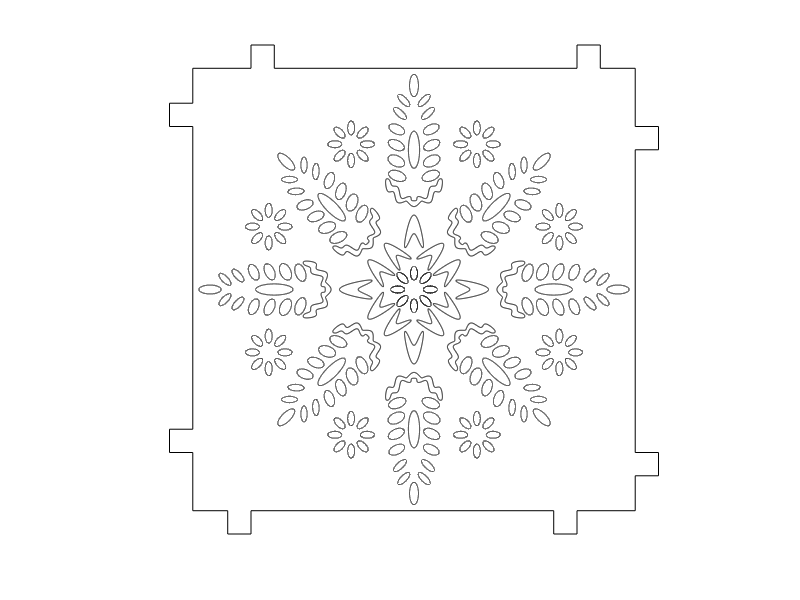

MATLAB code to generate this figure:
function My_Logo_File()
    WIP = false; % if true, shows image in background.  If not, saves as eps
    close all;
    hold on;

    % if (WIP)
    %     grid on;
    %     im  = imread( 'thing.jpg' );
    %     imagesc( im );
    % end

    axis equal;

    border(500, 25); % quarter-inch divots, meaning this is for 5 inch cubes (technically 5 1/4" cuz board thickness)
    % border_outline(500);

    centerCirc()

    for angle = 0 : 90 : 359
        rotMat = [ cosd( angle ),  -sind( angle ),  0  ; ...
                    sind( angle ),  cosd( angle ),  0  ;];

        leaf(rotMat, 0)
        circ(rotMat)
        arrow(rotMat)
    end

    for angle = 45 : 90 : 359
        rotMat = [ cosd( angle ),  -sind( angle ),  0  ; ...
                    sind( angle ),  cosd( angle ),  0  ;];

        leaf(rotMat, -25);
        arrowPair(rotMat);
    end

    if (~WIP)
        grid off;
        axis off;
        % exportgraphics(gcf,'out.pdf','ContentType','vector')
        exportgraphics(gcf,'bottomtop.pdf','ContentType','vector')
    else
        % ax = gca;
        % ax.XLim = [210 290];
        % ax.YLim = [125 160];
    
        % ginput()
    end
end

function border(dimensions, divots)
    strokeWidth = 0.5;
    half = divots / 2;
    coords = [
        half half;
        half (divots*3);
        -half (divots*3);
        -half (divots*4);
        half (divots*4);
        half dimensions-(divots*3);
        -half dimensions-(divots*3);
        -half dimensions-(divots*2);
        half dimensions-(divots*2);
        half dimensions-half;
    ];
    xs = coords(:,1);
    ys = coords(:,2);

    plot(xs, ys, 'k-', 'lineWidth', strokeWidth);
    xs = -1*xs + dimensions;
    ys = -1*ys + dimensions;
    plot(xs, ys, 'k-', 'lineWidth', strokeWidth);
    xs = ys;
    ys = coords(:,1);
    plot(xs, ys, 'k-', 'lineWidth', strokeWidth);
    ys = -1*coords(:,1) + dimensions;
    xs = -1*xs +dimensions;
    plot(xs, ys, 'k-', 'lineWidth', strokeWidth);
end

function border_outline(dimensions)
    strokeWidth = 0.5;
    coords = [
        0 0;
        0 dimensions;
    ];
    xs = coords(:,1);
    ys = coords(:,2);

    plot(xs, ys, 'r-', 'lineWidth', strokeWidth);
    xs = -1*xs + dimensions;
    plot(xs, ys, 'r-', 'lineWidth', strokeWidth);
    xs = ys;
    ys = coords(:,1);
    plot(xs, ys, 'r-', 'lineWidth', strokeWidth);
    ys = -1*coords(:,1) + dimensions;
    plot(xs, ys, 'r-', 'lineWidth', strokeWidth);
end

function stem(rotmat, y_displacement)
    strokeWidth = 0.5;
    coords = [  
        250  153.7217
        247.1946  152.9977
        246.4706  149.7398
        241.9457  149.9208
        235.9729  150.2828
        232.8959  139.6041
        226.9231  137.7941
        224.2081  132.5452
        220.9502  130.0113
        219.5023  134.5362
        222.2172  143.9480
        228.1900  144.5000
        231.4480  154.6267
        238.5068  155.1697
        241.5837  154
        243.9367  156
        250  160
        ];
    % plot(coords(:,1), coords(:,2), 'bo'); % debugger for points
    coords(:,2) = coords(:,2) +1;
    flippedx = flip(((250 - coords(:,1)) + 250));
    flippedx(1,:) = [];
    flippedy = flip(coords(:,2));
    flippedy(1,:) = [];
    x = [coords(:,1); flippedx];
    y = [coords(:,2); flippedy];
    x = transpose(x);
    y = transpose(y) - y_displacement;
    sp1 = csape(1:numel(x), [x; y], 'periodic');
    yy1 = fnval(sp1, linspace(1, numel(x), 1000));
    yy1 = ((transpose(yy1) - 250) * rotmat) + 250;
    x = yy1(:,1);
    y = yy1(:,2);
    plot(x, y, 'k-', 'lineWidth', strokeWidth);
end

function arrow(rotmat)
    strokeWidth = 0.5;
    scale = 2;
    x = [-3 0 3 5 0 -5 -3];
    y = [0 5 0 0 15 0 0];
    sp1 = csape(1:numel(x), [x; y], 'periodic');
    yy1 = fnval(sp1, linspace(1, numel(x), 1000));

    x = yy1(1,:) * scale;
    y = yy1(2,:) * scale + 50;
    coords = transpose([x;y]) * rotmat;
    x = coords(:,1) + 250;
    y = coords(:,2) + 250;
    plot(x, y, 'k-', 'lineWidth', strokeWidth);
end

function arrowPair(rotmat)
    strokeWidth = 0.5;
    scale = 1.8;
    x = [-3 0 3 5 0 -5 -3];
    y = [0 5 0 0 15 0 0];
    sp1 = csape(1:numel(x), [x; y], 'periodic');
    yy1 = fnval(sp1, linspace(1, numel(x), 1000));

    x = yy1(1,:) * scale;
    y = yy1(2,:) * scale + 30;
    x1 = x - 12.5;
    x2 = x + 12.5;
    coords1 = transpose([x1;y]) * rotmat;
    coords2 = transpose([x2;y]) * rotmat;
    x1 = coords1(:,1) + 250;
    y1 = coords1(:,2) + 250;
    x2 = coords2(:,1) + 250;
    y2 = coords2(:,2) + 250;
    plot(x1, y1, 'k-', 'lineWidth', strokeWidth);
    plot(x2, y2, 'k-', 'lineWidth', strokeWidth);
end

function circ(rotMatrix)
    strokeWidth = 0.5;
    for side = [1 -1]
        for angle = 0 : 45 : 359
            rotMat = [ cosd( angle ),  -sind( angle ); ...
                        sind( angle ),  cosd( angle );];
            coords = plot_ellipse(7.5, 1, .5, 90);
            xs = coords(1,:);
            ys = coords(2,:) + 17.5;
            coords = transpose([xs;ys]);
            coords = coords * rotMat;
            coords = transpose(coords);
            xs = coords(1,:) + (67.5 * side);
            ys = coords(2,:) + 406 - 250;
            coords = transpose([xs;ys]);
            coords = coords * rotMatrix;
            xs = coords(:,1) + 250;
            ys = coords(:,2) + 250;
            plot(xs, ys, 'k-', 'lineWidth', strokeWidth);
        end
    end
end

function centerCirc()
    strokeWidth = 0.5;
    for side = [1 -1]
        for angle = 0 : 45 : 359
            rotMat = [ cosd( angle ),  -sind( angle ); ...
                        sind( angle ),  cosd( angle );];
            coords = plot_ellipse(7.5, 1, .5, 90);
            xs = coords(1,:);
            ys = coords(2,:) + 17.5;
            coords = transpose([xs;ys]);
            coords = coords * rotMat;
            coords = transpose(coords);
            xs = coords(1,:) + 250;
            ys = coords(2,:) + 250;
            plot(xs, ys, 'k-', 'lineWidth', strokeWidth);
        end
    end
end

function leaf(rotmatrix, y_displacement)
    stem(rotmatrix, y_displacement);
    strokeWidth = 0.5;
    % Stem
    % coords = plot_quadratic()
    % for 

    % Big Center Leaf
    coords = plot_ellipse(20, 1, .3, 90);
    xs = coords(1,:);
    ys = coords(2,:) + 400 + y_displacement - 250;
    coords = transpose([xs;ys]);
    coords = (coords * rotmatrix);
    xs = coords(:,1) + 250;
    ys = coords(:,2) + 250;
    plot(xs, ys, 'k-', 'lineWidth', strokeWidth);
    % fill(xs, ys, [1 1 1]); 

    % Leaf End
    coords = plot_ellipse(12, 1, .4, 90);
    xs = coords(1,:);
    ys = coords(2,:) + 469 + y_displacement - 250;
    coords = transpose([xs;ys]);
    coords = (coords * rotmatrix);
    xs = coords(:,1) + 250;
    ys = coords(:,2) + 250;
    plot(xs, ys, 'k-', 'lineWidth', strokeWidth);

    % Leaf Pairs
    % [x displacement, y displacement, angle, minor]
    pairs = [18, -28, 20, .55; ...
             19, -12, 25, .60; ....
             19, 5, 25, .55; ...
             18.5, 22, 25, .55; ...
             15, 39, 42.5, .4; ...
             11, 53, 45, .4];
    for leaflet = 1:6
        for side = [1, -1]
            coords = plot_ellipse(10-(leaflet*.25), 1, pairs(leaflet, 4), pairs(leaflet, 3)*side);
            xs = coords(1,:) + pairs(leaflet, 1) * side;
            ys = coords(2,:) + 400 + y_displacement - 250 + pairs(leaflet, 2);
            coords = transpose([xs;ys]);
            coords = (coords * rotmatrix);
            xs = coords(:,1) + 250;
            ys = coords(:,2) + 250;
            plot(xs, ys, 'k-', 'lineWidth', strokeWidth);
        end
    end
end

function coords = plot_ellipse(scale, major, minor, angle)
    thetas          = (0 : .1 : 360);
    % Make Ellipse
    xyhs            = [ major * cosd( thetas) ;
                        minor * sind( thetas) ];

    % Rotations
    rot_mat         = [ cosd( angle ),  -sind( angle );
                        sind( angle ),  cosd( angle )];
    uvhs            = rot_mat * xyhs * scale;

    xs = uvhs(1,:);
    ys = uvhs(2,:);

    coords = [xs; ys];


    % plot(xs, ys, 'k-', 'lineWidth', 1);
    % fill(xs, ys, color); 

end
